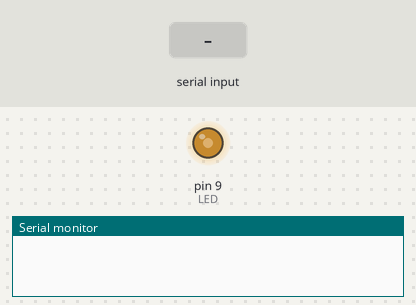
A sketch run on a simulated Arduino Uno, built with avr-gcc and run on an emulated ATmega328P. Shown: output pins drawn as LEDs (lit = HIGH), the last lines printed to the serial monitor. The test bench sets the inputs (shaded band).

Above: at 1.2 s.
1.3 s: byte 126 (CALIB_CHAR) received over Serial
At 3.0 s:
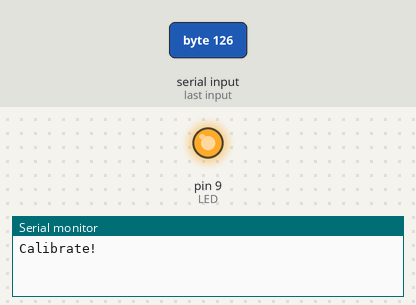
4.3 s: byte 123 (BEGIN_MES) received over Serial
At 5.0 s:
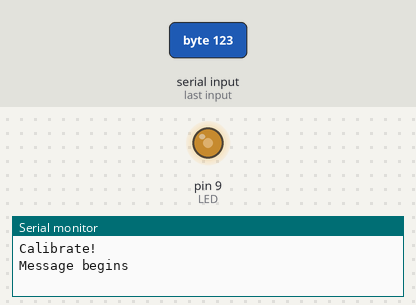
5.8 s: "90,45\n" received over Serial
At 6.03 s:
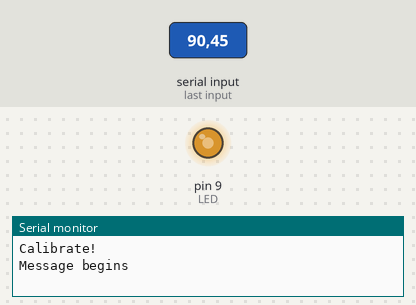
7.6 s: byte 125 (END_MES) received over Serial
At 8.0 s:
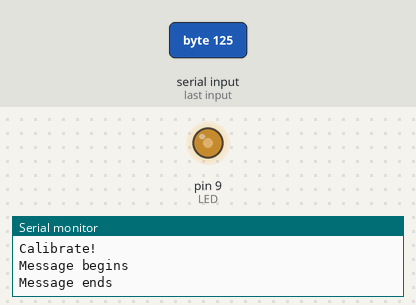
Timing chart, 0 to 10.1 s (numbered marks = the images above; inputs shaded):
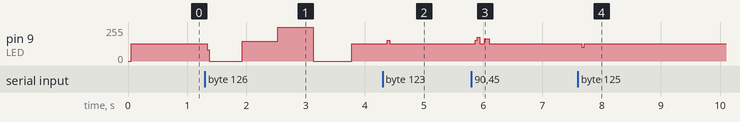

Measured:
- after the input at 1.3 s, pin 9 (LED): 128/255 → 0/255 at once, → 150/255 0.59 s later, → 255/255 0.60 s later, → 0/255 0.60 s later, … (5 changes in this stretch)
- after the input at 4.3 s, pin 9 (LED): 128/255 → 154/255 after 0.08 s, → 128/255 0.04 s later
- after the input at 5.8 s, pin 9 (LED): 128/255 → 167/255 after 0.22 s, → 128/255 0.08 s later
- after the input at 7.6 s, pin 9 (LED): 128/255 → 102/255 after 0.06 s, → 128/255 0.04 s later

The sketch:

transmitter.ino
```cpp
#include <HashMap.h>
#include "SymbolEncoder.h"
#include "TransmissionEncoder.h"

#define LED 9 // the PWM pin the LED is attached to

#define   BRIGHTNESS_ON  255
#define   BRIGHTNESS_REP 150
#define   BRIGHTNESS_OFF 0
#define   ERR_BRIGHTNESS 5
#define   NO_POWER_BRIGHTNESS 0

#define   INITIAL_CHAR    251    // Indicates that no data has yet been read
#define   BEGIN_MES       123    // Indicates the beginning of a message {
#define   CALIB_CHAR      126    // Indicates that calibration should be performed ~
#define   END_MES         125    // Indicates the ending of a message }

#define   PREAMBLE        "1100110011"
#define   PREAMBLE_LEN    10
#define   POSTAMBLE       "0011001100"
#define   POSTAMBLE_LEN   10
#define   CARRIER        "1010101010"
// #define   IDLE_MSG "0000000000"
#define   CARRIER_LEN    10

#define   CALIBRATION_DELAY 60
#define   TRANSMISSION_DELAY 4

// Setup global variables
char currBit = INITIAL_CHAR;  // Each bit is encoded as a string.
char lastBit = INITIAL_CHAR;

TransmissionEncoder transmissionEncoder(BRIGHTNESS_ON, BRIGHTNESS_REP, BRIGHTNESS_OFF, ERR_BRIGHTNESS, NO_POWER_BRIGHTNESS, INITIAL_CHAR);
char bitstring[8];

SymbolEncoder symbolEncoder;

char charRead;
bool isMessageOpen = false;

void test() {
  // Tests the bit sequence: 0101010010010100
  int len = 17;
  int test[len] = { BRIGHTNESS_ON, BRIGHTNESS_REP, BRIGHTNESS_ON, BRIGHTNESS_REP,
                    BRIGHTNESS_OFF, BRIGHTNESS_ON, BRIGHTNESS_OFF, BRIGHTNESS_REP,
                    BRIGHTNESS_ON, BRIGHTNESS_OFF, BRIGHTNESS_REP, BRIGHTNESS_ON,
                    BRIGHTNESS_REP, BRIGHTNESS_ON, BRIGHTNESS_OFF, BRIGHTNESS_REP,
                    BRIGHTNESS_OFF
                  };

  int i;
  for (i = 0; i < len; ++i) {
    analogWrite(LED, test[i]);
    delay(TRANSMISSION_DELAY);
  }
}

void calibrate(int delayTime) {
  int len = 4;
  int calibrations[len] = { BRIGHTNESS_OFF, BRIGHTNESS_REP, BRIGHTNESS_ON, NO_POWER_BRIGHTNESS };
  int repetitions = 10;

  int i, j;
  for (i = 0; i < len; ++i) {
    for (j = 0; j < repetitions; ++j) {
      analogWrite(LED, calibrations[i]);
      delay(delayTime);
    }
  }
}

void transmitMessage(const char * message, int messageLen) {
  for (int i = 0; i < messageLen; ++i) {
    currBit = message[i];
    analogWrite(LED, transmissionEncoder.noEncoding(currBit));
    delay(TRANSMISSION_DELAY);
  }
}

void setup() {
  // declare pin 9 to be an output:
  pinMode(LED, OUTPUT);

  // Begin Serial communication.
  Serial.begin(9600);
  Serial.setTimeout(1);

}

void loop() {
  /*
  for (int i = 0; i < 300; ++i) {
    transmitMessage(CARRIER, CARRIER_LEN);
  }
  delay(500);
  transmitMessage(CARRIER, CARRIER_LEN);
  transmitMessage(PREAMBLE, PREAMBLE_LEN);
  transmitMessage(CARRIER, CARRIER_LEN);
  while(1);
  */


  if (Serial.available() > 0) {
    charRead = Serial.read();

    // Send pre-amble
    if (charRead == BEGIN_MES) {
      Serial.println("Message begins");
      isMessageOpen = true;

      transmitMessage(PREAMBLE, PREAMBLE_LEN);
      return;
    }

    if (charRead == CALIB_CHAR) {
      Serial.println("Calibrate!");
      calibrate(CALIBRATION_DELAY);
      return;
    }

    // Send post-amble
    if (charRead == END_MES) {
      Serial.println("Message ends");
      isMessageOpen = false;

      // Set it back to the initial state when no message was being sent
      currBit = INITIAL_CHAR;
      lastBit = INITIAL_CHAR;

      transmitMessage(POSTAMBLE, POSTAMBLE_LEN);
      return;
    }

    // If pre-amble not sent, don't send.
    if (!isMessageOpen)
      return;

    // Send characters

    const char * firstHalf = symbolEncoder.charToBitstring4B5BFirstHalf(charRead);
    const char * secondHalf = symbolEncoder.charToBitstring4B5BSecondHalf(charRead);

    transmitMessage(firstHalf, 5);
    transmitMessage(secondHalf, 5);
  }
  else {
    transmitMessage(CARRIER, CARRIER_LEN);
  }
}
```

SymbolDecoder.cpp
```cpp
#define BITS_PER_BYTE 8

#include "SymbolDecoder.h"

void SymbolDecoder::bitstringToChar(char * buf, char & c)
{
    for (int i = BITS_PER_BYTE - 1; i >= 0; --i)
        c |= (buf[BITS_PER_BYTE - i - 1] - '0') << i;
}

char SymbolDecoder::decodeNextBit(char bit)
{
    m_queue.enqueue(bit);

    if (m_queue.count() == BITS_PER_BYTE) {
        char asciiChar = '\0';
        for (int i = BITS_PER_BYTE - 1; i >= 0; --i)
            asciiChar |= (m_queue.dequeue() - '0') << i;
        return asciiChar;
    }

    return -1;
}
```

SymbolDecoder.h
```cpp
#ifndef SYMBOL_DECODER_H
#define SYMBOL_DECODER_H

#pragma once

#include <QueueArray.h>

class SymbolDecoder
{
public:
    static void bitstringToChar(char * buf, char & c);

    // Returns -1
    char decodeNextBit(char bit);

private:
    QueueArray<char> m_queue;
};

#endif
```

SymbolEncoder.cpp
```cpp
#define BITS_PER_BYTE 8

#include "SymbolEncoder.h"

const int bitmasks[BITS_PER_BYTE] = { 0x01, 0x02, 0x04, 0x08, 0x10, 0x20, 0x40, 0x80 };

SymbolEncoder::SymbolEncoder()
{
  // 4b5b Encoder. Based on http://www.erg.abdn.ac.uk/Users/gorry/course/phy-pages/4b5b.html
  for (int i = 0; i < 16; ++i)
    m_encodeTable[i] = "!";

  m_encodeTable[0] = "11110";
  m_encodeTable[1] = "01001";
  m_encodeTable[2] = "10100";
  m_encodeTable[3] = "10101";
  m_encodeTable[4] = "01010";
  m_encodeTable[5] = "01011";
  m_encodeTable[6] = "01110";
  m_encodeTable[7] = "01111";
  m_encodeTable[8] = "10010";
  m_encodeTable[9] = "10011";
  m_encodeTable[10] = "10110";
  m_encodeTable[11] = "10111";
  m_encodeTable[12] = "11010";
  m_encodeTable[13] = "11011";
  m_encodeTable[14] = "11100";
  m_encodeTable[15] = "11101";
}

const char * SymbolEncoder::charToBitstring4B5BFirstHalf(char c)
{
  return m_encodeTable[(c >> 4) & 0x0F];
}

const char * SymbolEncoder::charToBitstring4B5BSecondHalf(char c)
{
  return m_encodeTable[c & 0x0F];
}

void SymbolEncoder::charToBitstring(char c, char * buf)
{
    for (int i = BITS_PER_BYTE - 1; i >= 0; --i)
        buf[BITS_PER_BYTE - i - 1] = ((c & bitmasks[i]) >> i) + '0';
}
```

SymbolEncoder.h
```cpp
#ifndef SYMBOL_ENCODER_H
#define SYMBOL_ENCODER_H

#pragma once

class SymbolEncoder
{
public:
    SymbolEncoder();

    static void charToBitstring(char c, char * buf);
    const char * charToBitstring4B5BFirstHalf(char c);
    const char * charToBitstring4B5BSecondHalf(char c);
private:
    const char * m_encodeTable[16];
};

#endif
```

TransmissionDecoder.cpp
```cpp
/**
 * Decodes the transmission of ruanEncoding.
 */

#include "TransmissionDecoder.h"

// Returns '!' on error. Otherwise '0' or '1'
char TransmissionDecoder::ruanDecoding(char currBit)
{
    char decodedBit = currBit;
    if (currBit == m_repeat && (m_lastBit == m_off || m_lastBit == m_on))
        decodedBit = m_lastBit;

    if (decodedBit == m_off) {
        m_lastBit = currBit;
        return '0';
    }

    if (decodedBit == m_on) {
        m_lastBit = currBit;
        return '1';
    }

    return '!';
}
```

TransmissionDecoder.h
```cpp
#ifndef TRANSMISSION_DECODER_H
#define TRANSMISSION_DECODER_H

#pragma once

class TransmissionDecoder
{
public:
    TransmissionDecoder(char off, char repeat, char on)
        : m_lastBit('!'),
          m_off(off),
          m_repeat(repeat),
          m_on(on)
    {}
    char ruanDecoding(char currBit);
private:
    char m_lastBit;
    char m_off;
    char m_repeat;
    char m_on;
};

#endif
```

TransmissionEncoder.cpp
```cpp
#include "TransmissionEncoder.h"

int TransmissionEncoder::noEncoding(char bit) const
{
  if (bit == '1') {
    return m_brightnessOn;
  } else if (bit == '0') {
    return m_brightnessOff;
  } else {
    return m_errBrightness;
  }
}

int TransmissionEncoder::nrziEncoding(char currBit, char lastBit) const
{
  // Error. The character should only be '0', or '1'.
  if (currBit != '0' && currBit != '1')
    return m_errBrightness;

  // Bit was received.

  // This bit is the first bit received.
  if (lastBit == m_specialChar) {
    if (currBit == '0')
      return m_brightnessOff;
    else
      return m_brightnessOn;
  }

  // This bit is not the first bit received.
  if (currBit == lastBit)
    return m_brightnessOff;
  else
    return m_brightnessOn;
}

int TransmissionEncoder::ruanEncoding(char currBit, char lastBit)
{
  // Error. The character should only be '0', or '1'.
  if (currBit != '0' && currBit != '1')
    return m_errBrightness;

  // Bit was received.

  // No repetition. This is the same as a noEncoding scheme.
  if (currBit != lastBit) {
    m_repBrightnessFlag = true;
    return noEncoding(currBit);
  }

  // Repetition. Alternate between the noEncoding brightness and a specified repeat brightness.
  int brightness = m_errBrightness;
  if (m_repBrightnessFlag)
    brightness = m_brightnessRepeat;
  else
    brightness = noEncoding(currBit);

  m_repBrightnessFlag = !m_repBrightnessFlag;
  return brightness;
}
```

TransmissionEncoder.h
```cpp
#ifndef TRANSMISSION_ENCODER_H
#define TRANSMISSION_ENCODER_H

#pragma once

class TransmissionEncoder
{
public:
    TransmissionEncoder(int on, int repeat, int off, int err, int noPower, char specialChar)
        : m_brightnessOn(on),
          m_brightnessRepeat(repeat),
          m_brightnessOff(off),
          m_errBrightness(err),
          m_noPowerBrightness(noPower),
          m_specialChar(specialChar),
          m_repBrightnessFlag(true)
    {}

    int noEncoding(char bit) const;
    int nrziEncoding(char currBit, char lastBit) const;
    int ruanEncoding(char currBit, char lastBit);
private:
    int m_brightnessOn;
    int m_brightnessRepeat;
    int m_brightnessOff;
    int m_errBrightness;
    int m_noPowerBrightness;

    // Special character that indicates that no data has yet been read.
    int m_specialChar;

    // Determines whether the next repetition of the same character should trigger the
    // repetition brightness.
    bool m_repBrightnessFlag;
};

#endif
```
